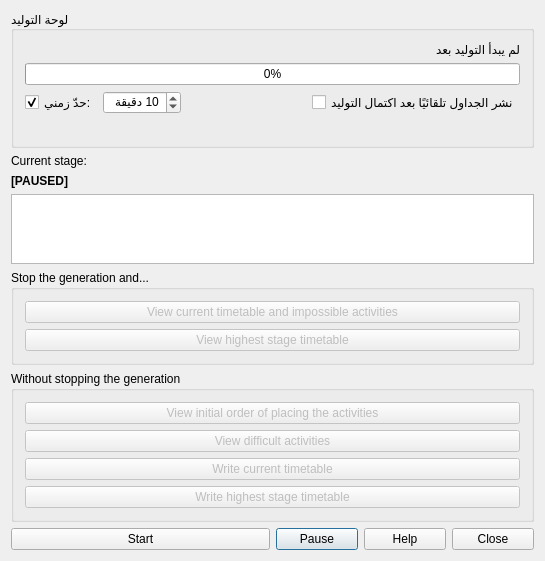
<?xml version="1.0" encoding="UTF-8"?>
<ui version="4.0">
 <class>TimetableGenerateForm_template</class>
 <widget class="QDialog" name="TimetableGenerateForm_template">
  <property name="enabled">
   <bool>true</bool>
  </property>
  <property name="geometry">
   <rect>
    <x>0</x>
    <y>0</y>
    <width>545</width>
    <height>520</height>
   </rect>
  </property>
  <property name="windowTitle">
   <string extracomment="Title of dialog of generation of a new timetable">Generate new timetable</string>
  </property>
  <layout class="QGridLayout" name="gridLayout_3">
   <item row="6" column="1">
    <layout class="QHBoxLayout" name="horizontalLayout">
     <item>
      <widget class="QPushButton" name="pausePushButton">
       <property name="text">
        <string comment="Pause the generation">Pause</string>
       </property>
      </widget>
     </item>
     <item>
      <widget class="QPushButton" name="helpPushButton">
       <property name="text">
        <string>Help</string>
       </property>
      </widget>
     </item>
     <item>
      <widget class="QPushButton" name="closePushButton">
       <property name="text">
        <string>Close</string>
       </property>
      </widget>
     </item>
    </layout>
   </item>
   <item row="5" column="0" colspan="2">
    <widget class="QGroupBox" name="withoutStoppingTheGenerationGroupBox">
     <property name="title">
      <string extracomment="This is the title of a group box with more buttons, and all the buttons do their function without stopping the generation">Without stopping the generation</string>
     </property>
     <layout class="QGridLayout" name="gridLayout">
      <item row="0" column="0">
       <widget class="QPushButton" name="seeInitialOrderPushButton">
        <property name="enabled">
         <bool>false</bool>
        </property>
        <property name="text">
         <string>View initial order of placing the activities</string>
        </property>
       </widget>
      </item>
      <item row="1" column="0">
       <widget class="QPushButton" name="seeImpossiblePushButton">
        <property name="enabled">
         <bool>false</bool>
        </property>
        <property name="text">
         <string>View difficult activities</string>
        </property>
       </widget>
      </item>
      <item row="2" column="0">
       <widget class="QPushButton" name="writeResultsPushButton">
        <property name="enabled">
         <bool>false</bool>
        </property>
        <property name="text">
         <string>Write current timetable</string>
        </property>
       </widget>
      </item>
      <item row="3" column="0">
       <widget class="QPushButton" name="writeHighestStagePushButton">
        <property name="enabled">
         <bool>false</bool>
        </property>
        <property name="text">
         <string>Write highest stage timetable</string>
        </property>
       </widget>
      </item>
     </layout>
    </widget>
   </item>
   <item row="0" column="0" colspan="2">
    <widget class="QGroupBox" name="otGenPanel">
     <property name="title">
      <string>لوحة التوليد</string>
     </property>
     <layout class="QGridLayout" name="otGenPanelLayout">
      <item row="0" column="0">
       <widget class="QLabel" name="otProgressLabel">
        <property name="text">
         <string>لم يبدأ التوليد بعد</string>
        </property>
        <property name="wordWrap">
         <bool>true</bool>
        </property>
       </widget>
      </item>
      <item row="1" column="0">
       <widget class="QProgressBar" name="otProgressBar">
        <property name="value">
         <number>0</number>
        </property>
        <property name="format">
         <string>%p%</string>
        </property>
       </widget>
      </item>
      <item row="2" column="0">
       <layout class="QHBoxLayout" name="otGenOptionsLayout">
        <item>
         <widget class="QCheckBox" name="otTimeLimitCheckBox">
          <property name="text">
           <string>حدّ زمني:</string>
          </property>
          <property name="checked">
           <bool>true</bool>
          </property>
         </widget>
        </item>
        <item>
         <widget class="QSpinBox" name="otTimeLimitSpinBox">
          <property name="suffix">
           <string> دقيقة</string>
          </property>
          <property name="minimum">
           <number>1</number>
          </property>
          <property name="maximum">
           <number>600</number>
          </property>
          <property name="value">
           <number>10</number>
          </property>
         </widget>
        </item>
        <item>
         <spacer name="otGenOptionsSpacer">
          <property name="orientation">
           <enum>Qt::Horizontal</enum>
          </property>
          <property name="sizeHint" stdset="0">
           <size>
            <width>20</width>
            <height>20</height>
           </size>
          </property>
         </spacer>
        </item>
        <item>
         <widget class="QCheckBox" name="otAutoPublishCheckBox">
          <property name="text">
           <string>نشر الجداول تلقائيًا بعد اكتمال التوليد</string>
          </property>
         </widget>
        </item>
       </layout>
      </item>
      <item row="3" column="0">
       <widget class="QLabel" name="otEtaLabel">
        <property name="text">
         <string/>
        </property>
       </widget>
      </item>
     </layout>
    </widget>
   </item>
   <item row="1" column="0">
    <widget class="QLabel" name="textLabel1">
     <property name="text">
      <string>Current stage:</string>
     </property>
     <property name="wordWrap">
      <bool>false</bool>
     </property>
    </widget>
   </item>
   <item row="6" column="0">
    <widget class="QPushButton" name="startPushButton">
     <property name="text">
      <string>Start</string>
     </property>
    </widget>
   </item>
   <item row="3" column="0" colspan="2">
    <widget class="QTextEdit" name="currentResultsTextEdit">
     <property name="readOnly">
      <bool>true</bool>
     </property>
    </widget>
   </item>
   <item row="4" column="0" colspan="2">
    <widget class="QGroupBox" name="stopTheGenerationAndGroupBox">
     <property name="title">
      <string>Stop the generation and...</string>
     </property>
     <layout class="QGridLayout" name="gridLayout_2">
      <item row="0" column="0">
       <widget class="QPushButton" name="stopPushButton">
        <property name="enabled">
         <bool>false</bool>
        </property>
        <property name="text">
         <string>View current timetable and impossible activities</string>
        </property>
       </widget>
      </item>
      <item row="1" column="0">
       <widget class="QPushButton" name="stopHighestPushButton">
        <property name="enabled">
         <bool>false</bool>
        </property>
        <property name="text">
         <string>View highest stage timetable</string>
        </property>
       </widget>
      </item>
     </layout>
    </widget>
   </item>
   <item row="2" column="0" colspan="2">
    <widget class="QLabel" name="pausedLabel">
     <property name="font">
      <font>
       <bold>true</bold>
      </font>
     </property>
     <property name="text">
      <string comment="The generation is paused">[PAUSED]</string>
     </property>
    </widget>
   </item>
  </layout>
 </widget>
 <layoutdefault spacing="6" margin="11"/>
 <resources/>
 <connections/>
</ui>
